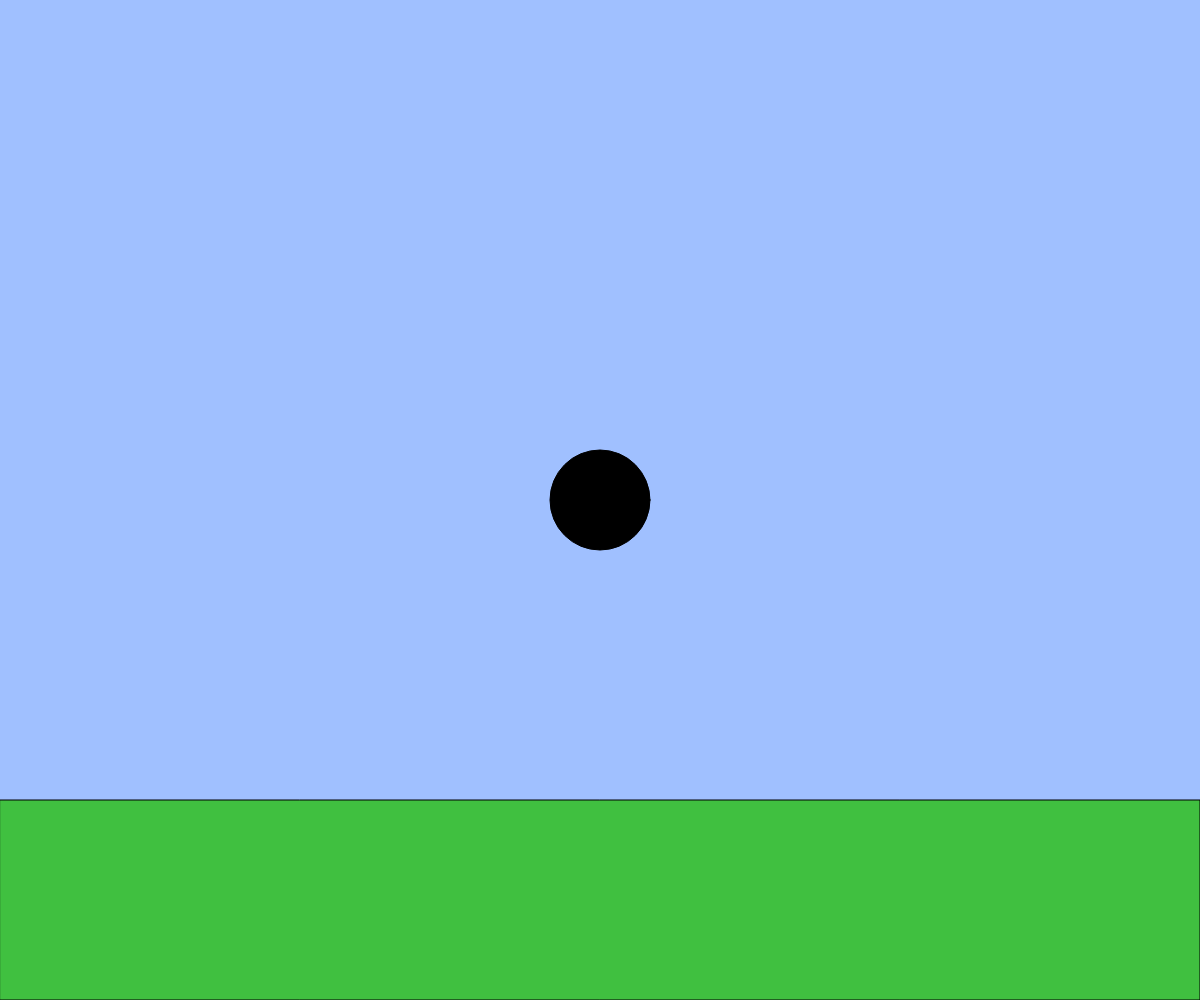
Frame 1 (no input)
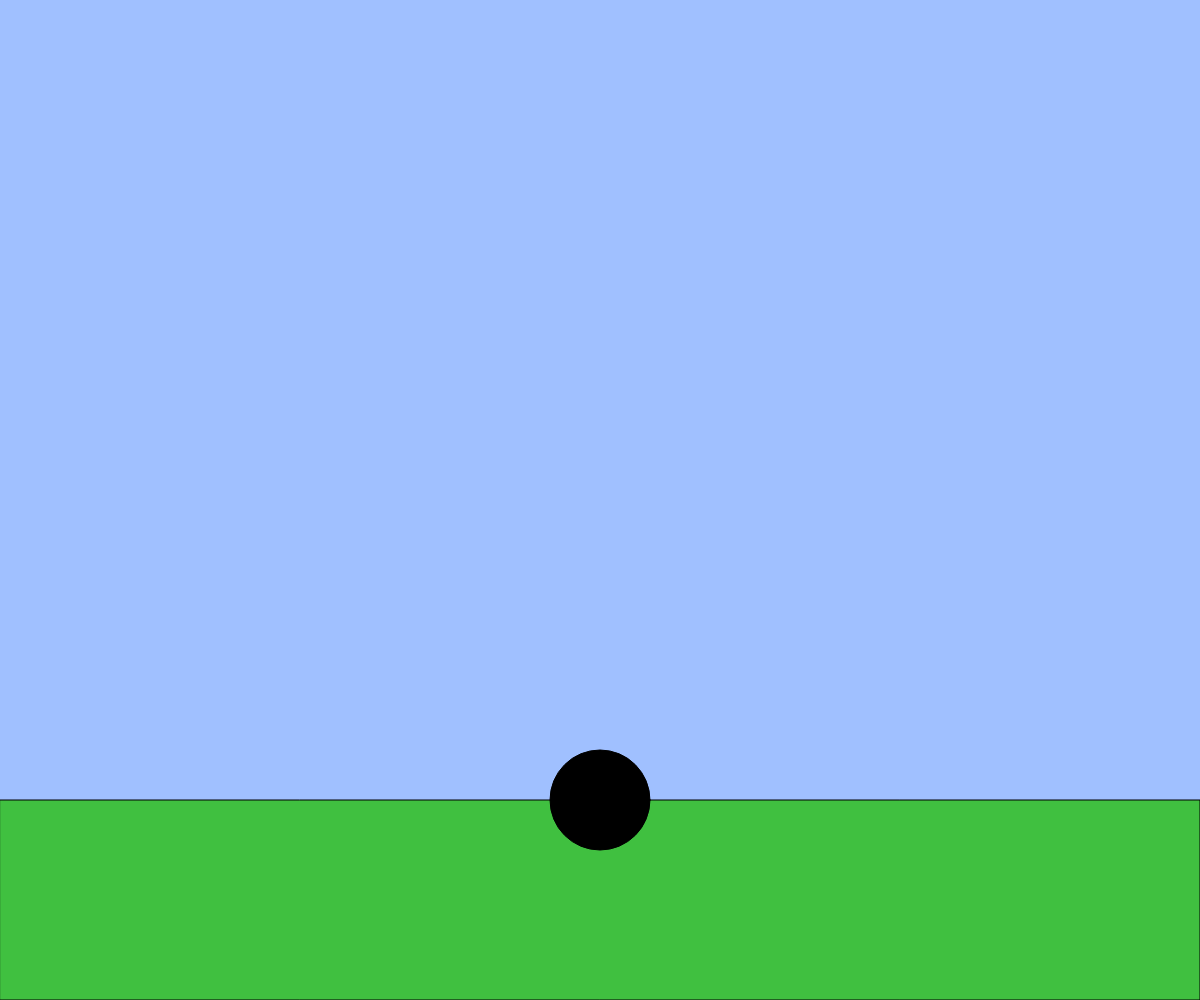
Frame 60 (no input)
Frame 120 (the mouse pressed at the canvas centre since frame 60): identical to frame 60, image omitted

The p5.js sketch that drew these frames (run headless with seeded random() and noise() and a simulated clock; from frame 60 on, the mouse is pressed at the canvas centre):

// p5.js sketch
// ── sketch.js
// 2D アニメーションゲームのようなインタラクション
let x, y;
let vx, vy;
const g = 1;

function setup(){
  createCanvas(windowWidth, windowHeight);
  x = width / 2;
  y = height / 2;
  vx = 0;
  vy = 0;
}

function windowResized(){
  resizeCanvas(windowWidth, windowHeight);
}

function draw(){
  background(160, 192, 255);
  const size = height * 0.1; // キャラクターのサイズ

  // 地面を描く
  const groundY = height * 0.8;
  fill(64, 192, 64);
  rect(0, groundY, width, height - groundY);

  // キーの処理（else ifにすると同時押しできなくなってしまうので要注意）
 if(keyIsDown(LEFT_ARROW)){ x -= 5; }
 if(keyIsDown(RIGHT_ARROW)){ x += 5; }
 if(keyIsDown(RIGHT_ARROW)&& keyIsDown("D".charCodeAt(0))){ x+= 10; } // 文字キーの場合
 if(keyIsDown(LEFT_ARROW) && keyIsDown("A".charCodeAt(0))){ x-= 10; } // BLANK[1] キャラクターの左右移動

  // BLANK[2] 重力とジャンプ

  // 速くなりすぎないように制限
  vx = constrain(vx, -20, 20);
  vy = constrain(vy, -20, 20);

  // 位置を更新
  x += vx;
  y += vy;
  vy += g;

  
  if(x < 0 || x > width){ vx = -1 * vx; }
  if(y < 0 || y > height){ vy = -1 * vy; }
  if(keyIsDown(" ".charCodeAt(0))){ 
   if(y>groundY){ vy = -20; }}
  
  y = constrain(y, 0, groundY);



  

  // キャラクターを描く
  fill(0);
  ellipse(x, y, size, size);
}
